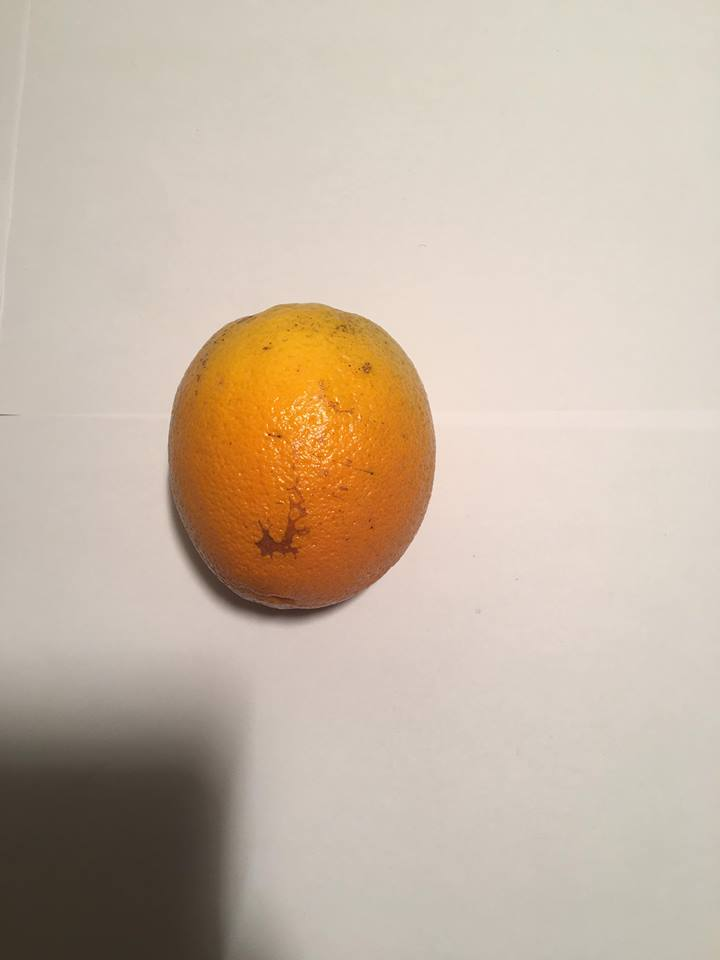
#> input picture photos_images/orange1.jpg, 720 x 960 px
$ jupyter execute Get_Dimensions.ipynb   (older library calls are emulated)
#> lines starting #> are read from the running program, lines starting #| are printed output that depends on the picture; after the words box and inside, x2 and y2 are one past the last pixel; in counts of white or black regions, pixels touching at a corner belong together
[cell 1]
import cv2
import numpy as np
from matplotlib import pyplot as plt

[cell 2]
#read image
img = cv2.imread('../photos_images/orange1.jpg')
#> img is the input picture: shape (960, 720, 3); mean B, G, R 166.4, 182.9, 199.3
img = cv2.cvtColor(img, cv2.COLOR_BGR2RGB)
plt.imshow(img)

[cell 3]
#converting image to graysclae to find threshold
gray = cv2.cvtColor(img, cv2.COLOR_BGR2GRAY)
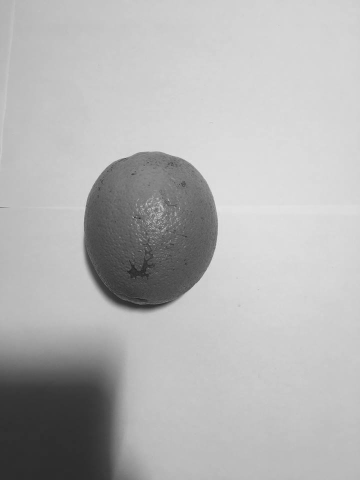
#> gray: shape (960, 720) (shown at 1/2 size); min 27, max 234, mean 179.8
gray = cv2.bilateralFilter(gray, 11, 17, 17)
thresh = cv2.adaptiveThreshold(gray, 50, cv2.ADAPTIVE_THRESH_MEAN_C, cv2.THRESH_BINARY_INV, 11, 2)
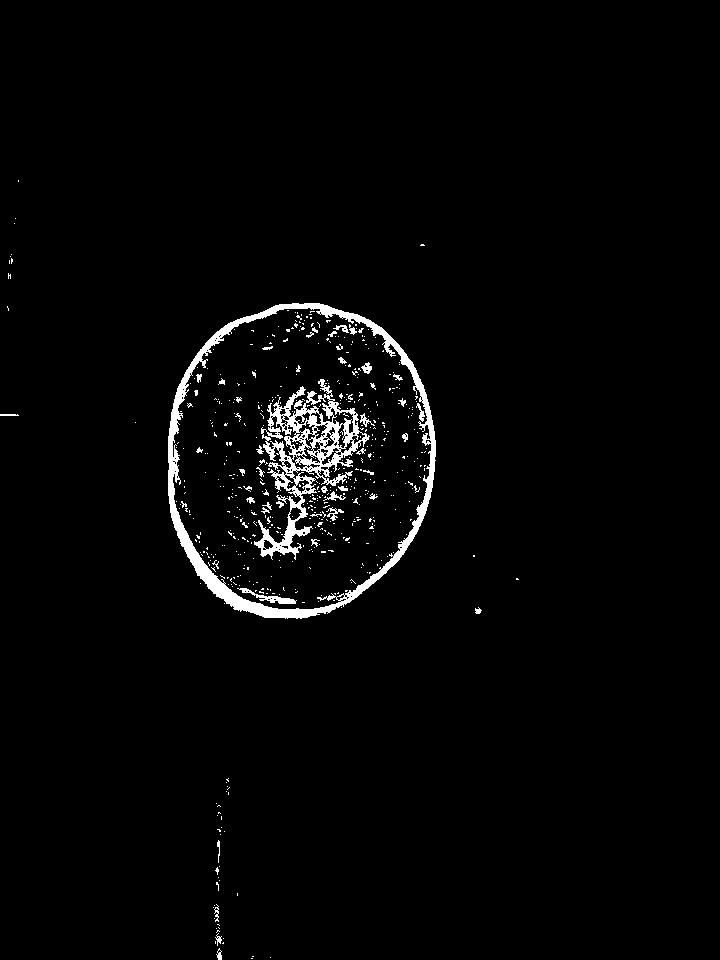
#> thresh: shape (960, 720); values 0 (black) and 50 (white), 2.3% white; 572 white regions (526 under 20 px)
plt.imshow(thresh)

[cell 4]
_, cnts, _  = cv2.findContours(thresh, cv2.RETR_EXTERNAL, cv2.CHAIN_APPROX_SIMPLE)
#> cnts = 57 contours, 52 with area under 20; largest, box (x1, y1, x2, y2) and area: (168, 303, 436, 619) 67320, (216, 948, 222, 960) 30, (214, 904, 219, 922) 22, (215, 933, 222, 946) 21, (475, 607, 482, 614) 20

[cell 5]
# with each contour, draw boundingRect in green
# a minAreaRect in blue
minAreaRect = []
boxes = []

for i,c in enumerate(cnts):
    # get the bounding rect
    x, y, w, h = cv2.boundingRect(c)

    # get the min area rect
    rect = cv2.minAreaRect(c)
    box = cv2.boxPoints(rect)
    # convert all coordinates floating point values to int
    box = np.int0(box)
    minAreaRect = box
    boxes.append((i,box,w,h))
#> this loop made 57 passes
#> (x, y, w, h, rect, minAreaRect) on passes 1 to 4: (251, 958, 2, 1, ((251.5, 958), (0, 1), -90), [[252, 958], [251, 958], [251, 958], [252, 958]]), (270, 957, 1, 1, ((270, 957), (0, 0), -90), [[270, 957], [270, 957], [270, 957], [270, 957]]), (252, 956, 2, 1, ((252.5, 956), (0, 1), -90), [[253, 956], [252, 956], [252, 956], [253, 956]]), (216, 948, 6, 12, ((218.5, 953.5), (11, 5), -90), [[221, 959], [216, 959], [216, 948], [221, 948]])
#> after the loop, boxes = 57 items

[cell 6]
#order all the contours by area from biggest to smallest
boxes.sort(key=lambda x: x[2]*x[3], reverse=True)

#now we want to select the second biggest box (since the biggest one is the contour of the whole image)
minAreaRectangle = boxes[0][1]
#> minAreaRectangle = [[435, 618], [168, 618], [168, 303], [435, 303]]

#show that this is the contour we want
cv2.drawContours(img, [minAreaRectangle], 0, (255, 0, 0), 6)
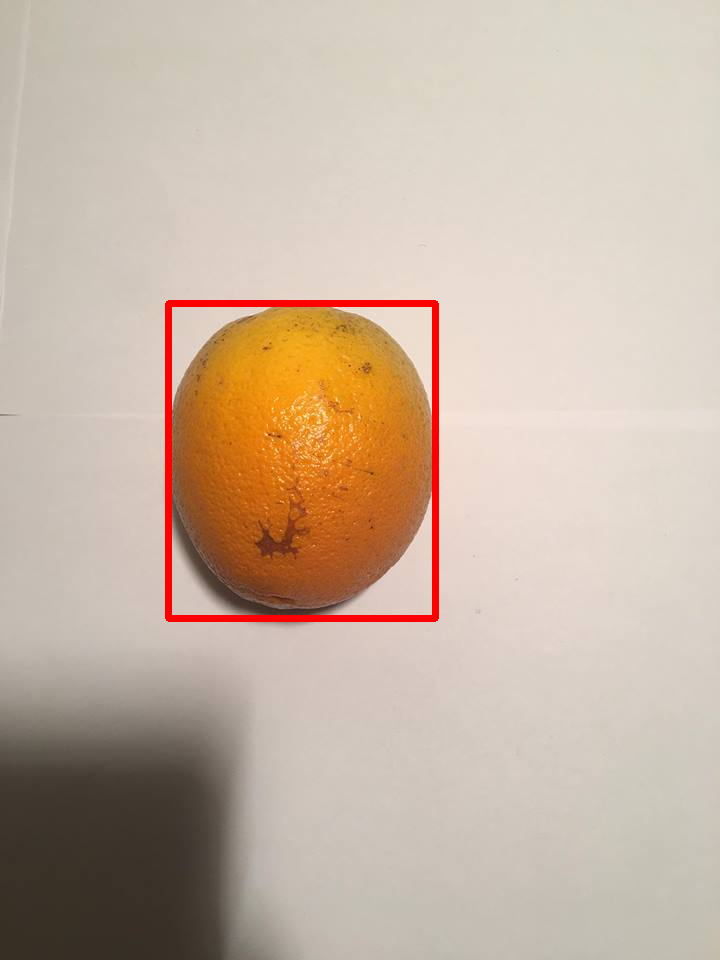
#> img: shape (960, 720, 3); mean R, G, B 199.8, 180.6, 164.2
plt.imshow(img)

[cell 7]
#get x and y points and width/height of the countour we selected
x,y,w,h = cv2.boundingRect(minAreaRectangle)
#> x = 168; y = 303; w = 268; h = 316

if w > h:
    temp = w
    w = h
    h = temp

[w, h]
#> Out = [268, 316]

$ run again, with photos_images/orange11.jpg copied over photos_images/orange1.jpg
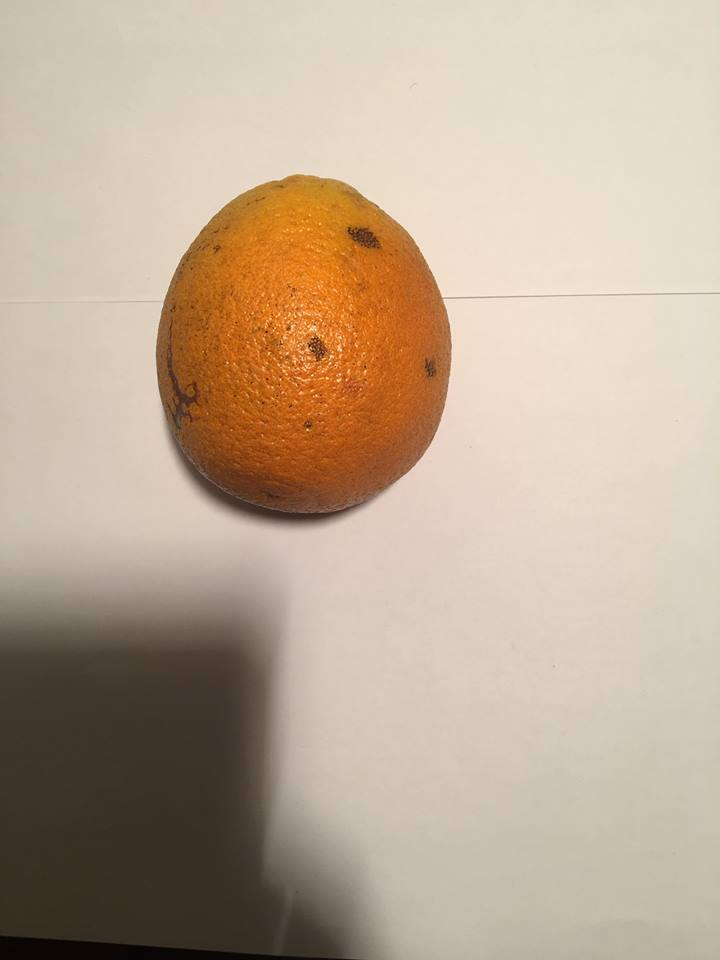
#> input picture photos_images/orange11.jpg, 720 x 960 px
#> img is the input picture: shape (960, 720, 3); mean B, G, R 149.7, 170.2, 189.6
#> `thresh = cv2.adaptiveThreshold(gray, 50, cv2.ADAPTIVE_THRESH_MEAN_C, c..`:
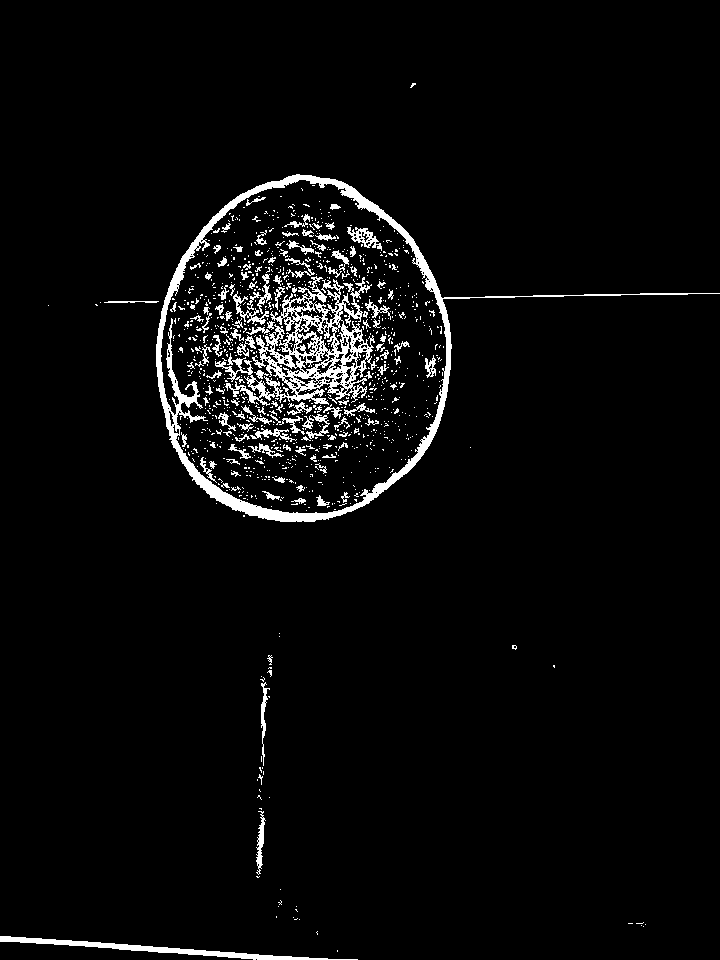
#> thresh: shape (960, 720); values 0 (black) and 50 (white), 4% white; 1063 white regions (935 under 20 px)
#> cnts = 49 contours, 44 with area under 20; largest, box (x1, y1, x2, y2) and area: (156, 174, 720, 522) 79926, (0, 936, 358, 960) 1302, (256, 811, 266, 875) 196, (261, 682, 270, 766) 148, (104, 301, 159, 303) 37
#> the loop `for i,c in enumerate(cnts):` made 49 passes
#> (x, y, w, h, rect, minAreaRect) on passes 1 to 4: (337, 950, 1, 2, ((337, 950.5), (1, 0), -90), [[337, 951], [337, 951], [337, 950], [337, 950]]), (0, 936, 358, 24, ((178.3, 950.6), (6.92, 357.7), -86.19), [[356, 965], [0, 942], [0, 935], [357, 959]]), (316, 931, 2, 4, ((316.5, 932.5), (3, 1), -90), [[317, 934], [316, 934], [316, 931], [317, 931]]), (643, 926, 1, 1, ((643, 926), (0, 0), -90), [[643, 926], [643, 926], [643, 926], [643, 926]])
#> after the loop `for i,c in enumerate(cnts):`: boxes = 49 items
#> minAreaRectangle = [[248, 574], [78, 290], [549, 9], [719, 293]]
#> `cv2.drawContours(img, [minAreaRectangle], 0, (255, 0, 0), 6)`:
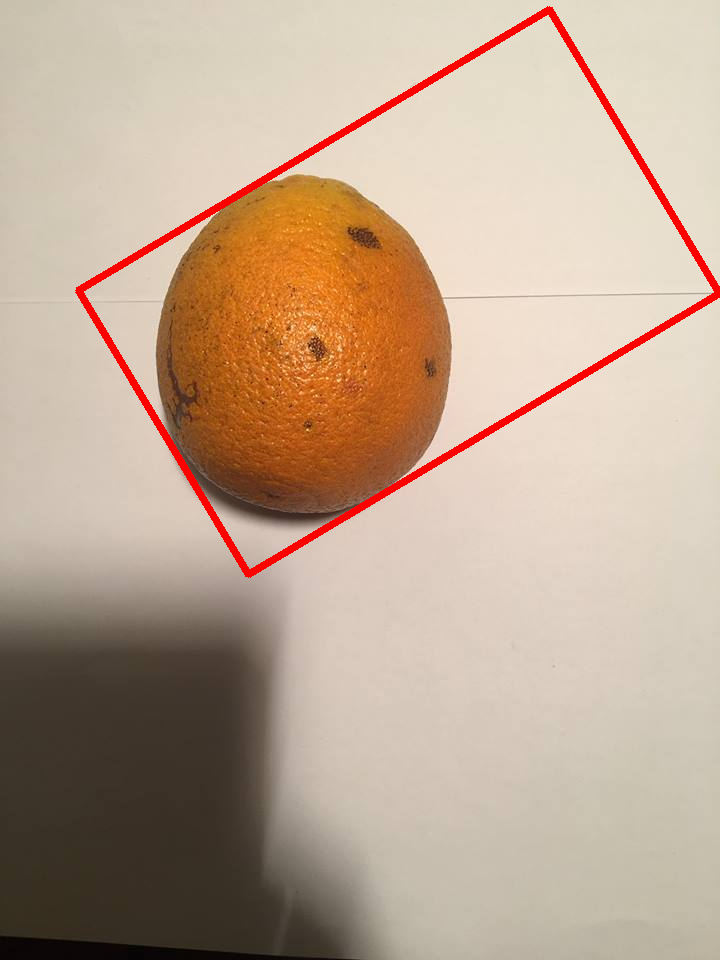
#> img: shape (960, 720, 3); mean R, G, B 190.2, 166.3, 146.2
#> `x,y,w,h = cv2.boundingRect(minAreaRectangle)`: x = 78; y = 9; w = 642; h = 566
#> temp = 642
#> `w = h`: w = 566
#> `h = temp`: h = 642
#> Out = [566, 642]

$ run again, with photos_images/orange17.jpg copied over photos_images/orange1.jpg
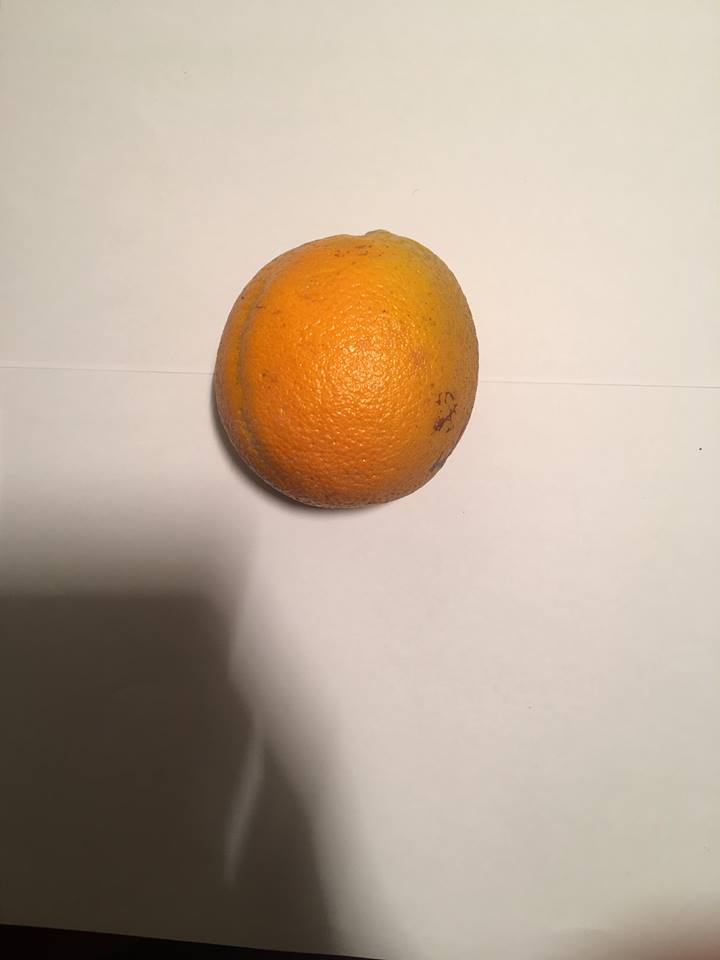
#> input picture photos_images/orange17.jpg, 720 x 960 px
#> img is the input picture: shape (960, 720, 3); mean B, G, R 152.1, 169.7, 187.3
#> `thresh = cv2.adaptiveThreshold(gray, 50, cv2.ADAPTIVE_THRESH_MEAN_C, c..`:
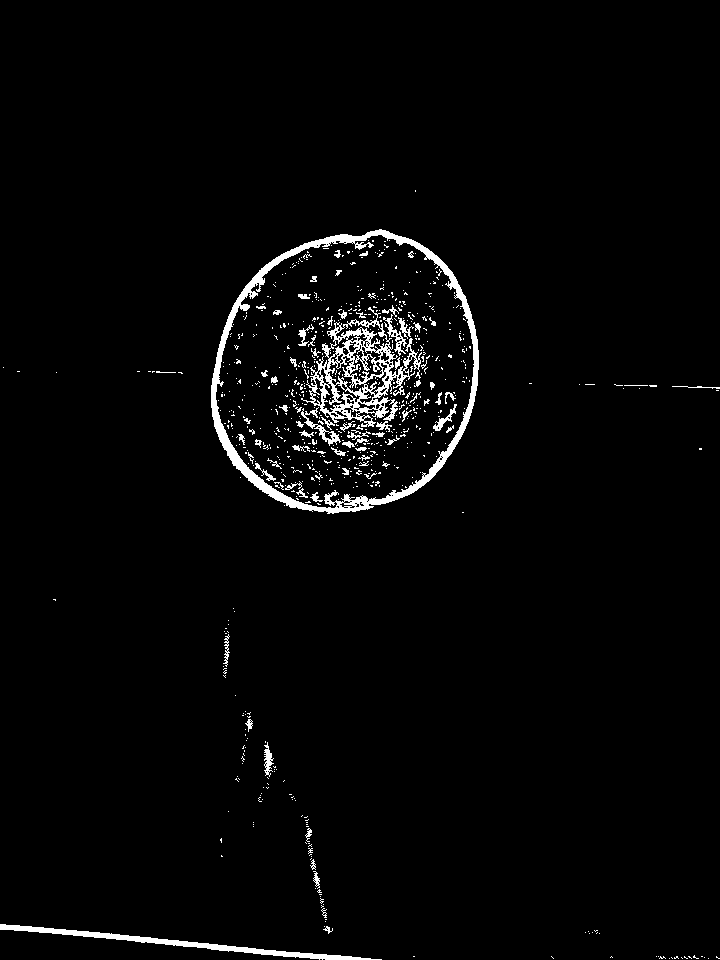
#> thresh: shape (960, 720); values 0 (black) and 50 (white), 2.6% white; 743 white regions (667 under 20 px)
#> cnts = 138 contours, 130 with area under 20; largest, box (x1, y1, x2, y2) and area: (211, 229, 479, 514) 59490, (0, 924, 382, 960) 1552, (264, 742, 274, 777) 122, (223, 634, 230, 667) 52, (313, 871, 320, 889) 42, (245, 719, 253, 732) 38, (305, 828, 312, 842) 25, (310, 859, 316, 870) 21
#> the loop `for i,c in enumerate(cnts):` made 138 passes
#> (x, y, w, h, rect, minAreaRect) on passes 1 to 4: (708, 958, 1, 1, ((708, 958), (0, 0), -90), [[708, 958], [708, 958], [708, 958], [708, 958]]), (669, 958, 1, 1, ((669, 958), (0, 0), -90), [[669, 958], [669, 958], [669, 958], [669, 958]]), (704, 957, 1, 1, ((704, 957), (0, 0), -90), [[704, 957], [704, 957], [704, 957], [704, 957]]), (681, 957, 2, 2, ((681.5, 957.5), (0, 1.41), -45), [[682, 958], [681, 957], [681, 957], [682, 958]])
#> after the loop `for i,c in enumerate(cnts):`: boxes = 138 items
#> minAreaRectangle = [[226, 527], [191, 253], [461, 218], [496, 492]]
#> `cv2.drawContours(img, [minAreaRectangle], 0, (255, 0, 0), 6)`:
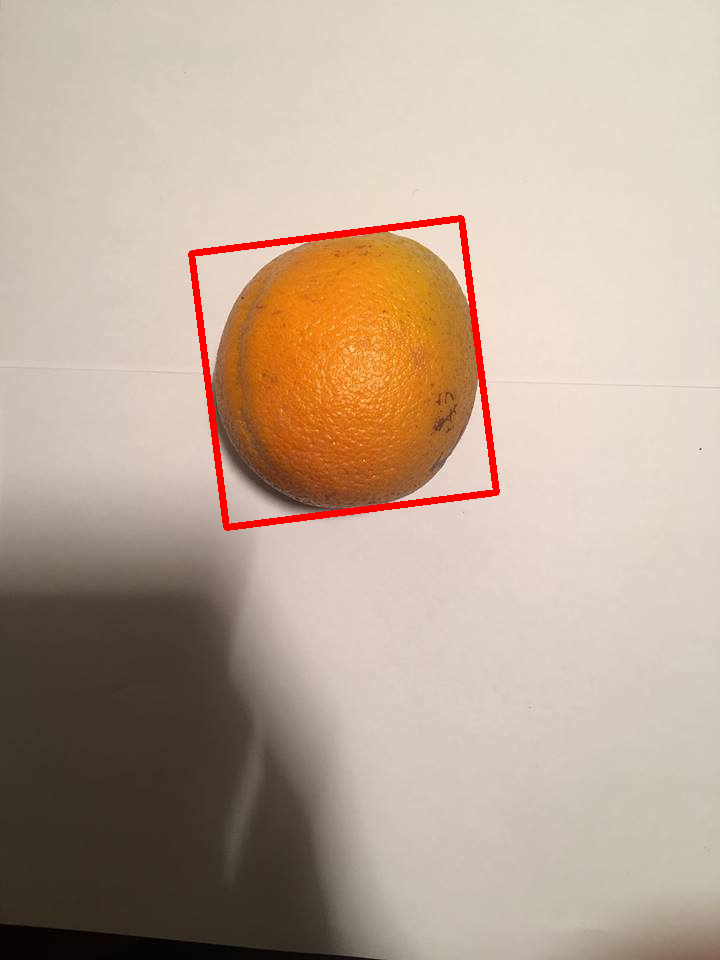
#> img: shape (960, 720, 3); mean R, G, B 187.7, 167.5, 150.1
#> `x,y,w,h = cv2.boundingRect(minAreaRectangle)`: x = 191; y = 218; w = 306; h = 310
#> Out = [306, 310]
